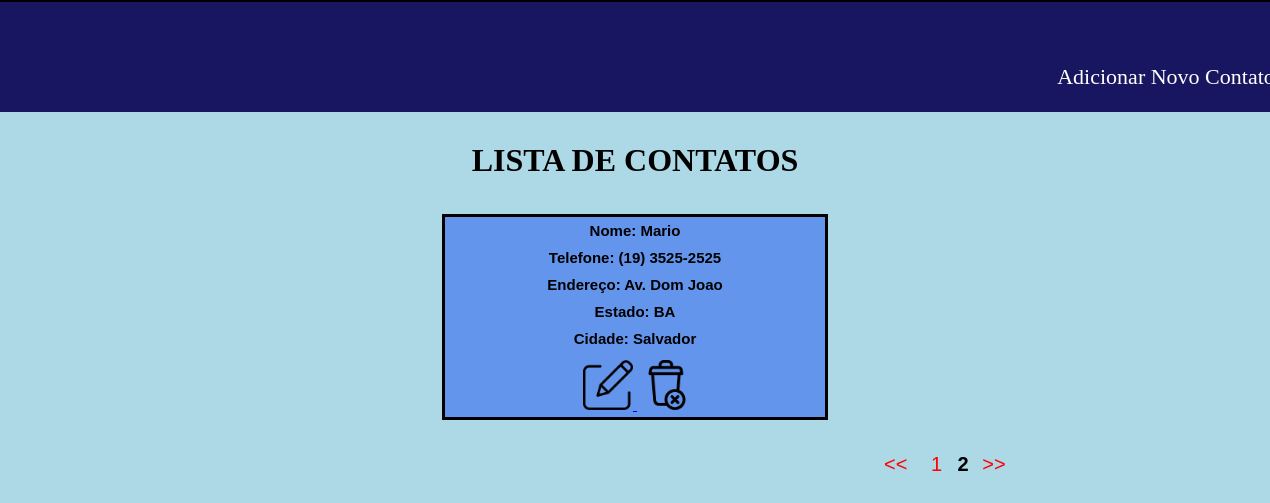
Screenshot of /index.php?pagina=2 with the database file from the repository.
### tables this page shows
CREATE TABLE IF NOT EXISTS `contato` (
  `id` int(11) NOT NULL AUTO_INCREMENT,
  `nome` varchar(40) NOT NULL,
  `telefone` varchar(20) NOT NULL,
  `endereco` varchar(50) NOT NULL,
  `estado` char(2) NOT NULL,
  `cidade` varchar(50) NOT NULL,
  PRIMARY KEY (`id`)
);

### index.php (the view, shortened to what this page needs)
<?php
include_once("conexao.php");
?>
<!DOCTYPE html>
<html>
<head>
    <link rel="stylesheet" type="text/css" href="css/style.css">
</head>
<body>
    <div class="menu">
        <nav class="content2">
            <ul>
                <li> <a href="cadastrar.php"> Adicionar Novo Contato </a></li>
            </ul>
        </nav>
    </div>
    <center>
        <h1 class="lista">LISTA DE CONTATOS</h1>
        <?php
        $primeira_pagina = filter_input(INPUT_GET, 'pagina', FILTER_SANITIZE_NUMBER_INT);
        $pagina_atual = (!empty($primeira_pagina)) ? $primeira_pagina : 1;
        $qnt_resultpg = 3;
        $inicio = ($qnt_resultpg * $pagina_atual) - $qnt_resultpg;
        $r_contatos = "SELECT * FROM contato
        LIMIT $inicio, $qnt_resultpg";
        $result_contato = mysqli_query($conexao, $r_contatos);
        while ($row_contato = mysqli_fetch_assoc($result_contato)) {
            echo '<div class="master">';
            echo '<div class="registro">';
            echo "Nome: " . $row_contato['nome'] . "<br>";
            echo "Telefone: " . $row_contato['telefone'] . "<br>";
            echo "Endereço: " . $row_contato['endereco'] . "<br>";
            echo "Estado: " . $row_contato['estado'] . "<br>";
            echo "Cidade: " . $row_contato['cidade'] . "<br>";
            echo "<a href='editar.php?id=" . $row_contato['id'] . "' title='EDITAR CONTATO'>
                    <img src='imagens/editaricon.png' alt='' class='imgbtn'>
                  </a>";
            echo "<a href='apagar.php?id=" . $row_contato['id'] . "' title='APAGAR CONTATO'>
                    <img src='imagens/apagaricon.png' alt='' class='imgbtn'>
                  </a>";
            echo '</div>';
            echo '</div>';
        }
        $resultpg = "SELECT COUNT(id) AS num_result FROM contato";
        $r_paginas = mysqli_query($conexao, $resultpg);
        $linhapg = mysqli_fetch_assoc($r_paginas);
        $qnt_pg = ceil($linhapg['num_result'] / $qnt_resultpg);
        echo '<div class="divpg">';
        echo "<a href='index.php?pagina=1' class='pg'> << </a>";
        for ($pg_anterior = $pagina_atual - 1; $pg_anterior <= $pagina_atual - 1; $pg_anterior++) {
            if ($pg_anterior >= 1) {
                echo "<a href='index.php?pagina=$pg_anterior' class='pg'> $pg_anterior </a>";
            }
        }
        echo  "<b>$pagina_atual</b>";
        echo "<a href='index.php?pagina=$qnt_pg' class='pg'> >> </a>";
        echo '</div>';
        ?>
    </center>
</body>
</html>

### css/style.css (style rules this page uses)
* { margin: 0; padding: 0; }
body { background-color: #ADD8E6; justify-content: center; }
.menu { background-color: rgba(24,22,97); border-top-width: 2px; border-top-color: black; border-top-style: solid; height: 110px; position: relative; text-align: center; display: flex; }
.content2 { height: 50px; background-color: rgba(24,22,97); font-family: 'sans-serif'; font-size: 22px; text-decoration: none; margin-top: 45px; margin-left: 80%; }
.content2 ul { list-style: none; text-decoration: none; display: inline-block; margin: 5px 0 5px 0; }
.content2 ul li { background-color: rgba(24,22,97); text-decoration: none; float: left; width: 300px; height: 50px; line-height: 50px; }
.content2 a { color: white; display: block; text-decoration: none; text-align: center; }
.imgbtn { margin-top: 8px; margin-left: 5px; height: 50px; width: 50px; float: none; }
.pg { margin-left: 8px; margin-right: 10px; text-decoration: none; color: red; font-family: sans-serif; font-size: 20px; }
.divpg { margin-top: 25px; margin-left: 860px; padding: 8px 16px; float: left; }
b { font-family: sans-serif; font-size: 20px; }
.registro { height: 200px; width: 380px; line-height: 1.8; font-family: Arial, Helvetica, sans-serif; font-weight: bold; font-size: 15px; margin-top: 35px; border: solid black;; justify-content: center; flex-direction: column; background-color: #6495ED; }
.lista { margin-top: 30px; margin-bottom: 25px; }

### rows the page displays
contato: nome "Mario", telefone "(19) 3525-2525", endereco "Av. Dom Joao", estado "BA", cidade "Salvador"

### other values shown
$pagina_atual "2"
